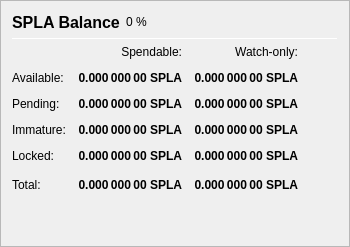
                   <widget class="QFrame" name="frame_Balances">
                    <property name="frameShape">
                     <enum>QFrame::StyledPanel</enum>
                    </property>
                    <property name="frameShadow">
                     <enum>QFrame::Raised</enum>
                    </property>
                    <layout class="QVBoxLayout" name="verticalLayout_4">
                     <item>
                      <layout class="QHBoxLayout" name="horizontalLayout_4">
                       <item>
                        <widget class="QLabel" name="label_5">
                         <property name="minimumSize">
                          <size>
                           <width>0</width>
                           <height>20</height>
                          </size>
                         </property>
                         <property name="font">
                          <font>
                           <pointsize>12</pointsize>
                           <weight>75</weight>
                           <bold>true</bold>
                          </font>
                         </property>
                         <property name="text">
                          <string>SPLA Balance</string>
                         </property>
                        </widget>
                       </item>
                       <item>
                        <widget class="QLabel" name="labelSPLAPercent">
                         <property name="text">
                          <string notr="true">0 %</string>
                         </property>
                        </widget>
                       </item>
                       <item>
                        <spacer name="horizontalSpacer_3">
                         <property name="orientation">
                          <enum>Qt::Horizontal</enum>
                         </property>
                         <property name="sizeHint" stdset="0">
                          <size>
                           <width>40</width>
                           <height>20</height>
                          </size>
                         </property>
                        </spacer>
                       </item>
                      </layout>
                     </item>
                     <item>
                      <widget class="Line" name="line_Balance">
                       <property name="minimumSize">
                        <size>
                         <width>0</width>
                         <height>1</height>
                        </size>
                       </property>
                       <property name="maximumSize">
                        <size>
                         <width>16777215</width>
                         <height>1</height>
                        </size>
                       </property>
                       <property name="orientation">
                        <enum>Qt::Horizontal</enum>
                       </property>
                      </widget>
                     </item>
                     <item>
                      <layout class="QGridLayout" name="gridLayout">
                       <property name="spacing">
                        <number>12</number>
                       </property>
                       <item row="0" column="1">
                        <widget class="QLabel" name="labelSpendable">
                         <property name="text">
                          <string>Spendable:</string>
                         </property>
                         <property name="alignment">
                          <set>Qt::AlignRight|Qt::AlignTrailing|Qt::AlignVCenter</set>
                         </property>
                        </widget>
                       </item>
                       <item row="0" column="2">
                        <widget class="QLabel" name="labelWatchonly">
                         <property name="text">
                          <string>Watch-only:</string>
                         </property>
                         <property name="alignment">
                          <set>Qt::AlignRight|Qt::AlignTrailing|Qt::AlignVCenter</set>
                         </property>
                        </widget>
                       </item>
                       <item row="1" column="0">
                        <widget class="QLabel" name="labelBalanceText">
                         <property name="text">
                          <string>Available:</string>
                         </property>
                        </widget>
                       </item>
                       <item row="1" column="1">
                        <widget class="QLabel" name="labelBalance">
                         <property name="font">
                          <font>
                           <weight>75</weight>
                           <bold>true</bold>
                          </font>
                         </property>
                         <property name="cursor">
                          <cursorShape>IBeamCursor</cursorShape>
                         </property>
                         <property name="toolTip">
                          <string>Your current spendable balance</string>
                         </property>
                         <property name="text">
                          <string notr="true">0.000 000 00 SPLA</string>
                         </property>
                         <property name="alignment">
                          <set>Qt::AlignRight|Qt::AlignTrailing|Qt::AlignVCenter</set>
                         </property>
                         <property name="textInteractionFlags">
                          <set>Qt::LinksAccessibleByMouse|Qt::TextSelectableByKeyboard|Qt::TextSelectableByMouse</set>
                         </property>
                        </widget>
                       </item>
                       <item row="1" column="2">
                        <widget class="QLabel" name="labelWatchAvailable">
                         <property name="font">
                          <font>
                           <weight>75</weight>
                           <bold>true</bold>
                          </font>
                         </property>
                         <property name="cursor">
                          <cursorShape>IBeamCursor</cursorShape>
                         </property>
                         <property name="toolTip">
                          <string>Your current balance in watch-only addresses</string>
                         </property>
                         <property name="text">
                          <string notr="true">0.000 000 00 SPLA</string>
                         </property>
                         <property name="alignment">
                          <set>Qt::AlignRight|Qt::AlignTrailing|Qt::AlignVCenter</set>
                         </property>
                         <property name="textInteractionFlags">
                          <set>Qt::LinksAccessibleByMouse|Qt::TextSelectableByKeyboard|Qt::TextSelectableByMouse</set>
                         </property>
                        </widget>
                       </item>
                       <item row="2" column="0">
                        <widget class="QLabel" name="labelPendingText">
                         <property name="text">
                          <string>Pending:</string>
                         </property>
                        </widget>
                       </item>
                       <item row="2" column="1">
                        <widget class="QLabel" name="labelUnconfirmed">
                         <property name="font">
                          <font>
                           <weight>75</weight>
                           <bold>true</bold>
                          </font>
                         </property>
                         <property name="cursor">
                          <cursorShape>IBeamCursor</cursorShape>
                         </property>
                         <property name="toolTip">
                          <string>Total of transactions that have yet to be confirmed, and do not yet count toward the spendable balance</string>
                         </property>
                         <property name="text">
                          <string notr="true">0.000 000 00 SPLA</string>
                         </property>
                         <property name="alignment">
                          <set>Qt::AlignRight|Qt::AlignTrailing|Qt::AlignVCenter</set>
                         </property>
                         <property name="textInteractionFlags">
                          <set>Qt::LinksAccessibleByMouse|Qt::TextSelectableByKeyboard|Qt::TextSelectableByMouse</set>
                         </property>
                        </widget>
                       </item>
                       <item row="2" column="2">
                        <widget class="QLabel" name="labelWatchPending">
                         <property name="font">
                          <font>
                           <weight>75</weight>
                           <bold>true</bold>
                          </font>
                         </property>
                         <property name="cursor">
                          <cursorShape>IBeamCursor</cursorShape>
                         </property>
                         <property name="toolTip">
                          <string>Unconfirmed transactions to watch-only addresses</string>
                         </property>
                         <property name="text">
                          <string notr="true">0.000 000 00 SPLA</string>
                         </property>
                         <property name="alignment">
                          <set>Qt::AlignRight|Qt::AlignTrailing|Qt::AlignVCenter</set>
                         </property>
                         <property name="textInteractionFlags">
                          <set>Qt::LinksAccessibleByMouse|Qt::TextSelectableByKeyboard|Qt::TextSelectableByMouse</set>
                         </property>
                        </widget>
                       </item>
                       <item row="3" column="0">
                        <widget class="QLabel" name="labelImmatureText">
                         <property name="text">
                          <string>Immature:</string>
                         </property>
                        </widget>
                       </item>
                       <item row="3" column="1">
                        <widget class="QLabel" name="labelImmature">
                         <property name="font">
                          <font>
                           <weight>75</weight>
                           <bold>true</bold>
                          </font>
                         </property>
                         <property name="cursor">
                          <cursorShape>IBeamCursor</cursorShape>
                         </property>
                         <property name="toolTip">
                          <string>Staked or masternode rewards that has not yet matured</string>
                         </property>
                         <property name="text">
                          <string notr="true">0.000 000 00 SPLA</string>
                         </property>
                         <property name="alignment">
                          <set>Qt::AlignRight|Qt::AlignTrailing|Qt::AlignVCenter</set>
                         </property>
                         <property name="textInteractionFlags">
                          <set>Qt::LinksAccessibleByMouse|Qt::TextSelectableByKeyboard|Qt::TextSelectableByMouse</set>
                         </property>
                        </widget>
                       </item>
                       <item row="3" column="2">
                        <widget class="QLabel" name="labelWatchImmature">
                         <property name="font">
                          <font>
                           <weight>75</weight>
                           <bold>true</bold>
                          </font>
                         </property>
                         <property name="cursor">
                          <cursorShape>IBeamCursor</cursorShape>
                         </property>
                         <property name="toolTip">
                          <string>Staked or masternode rewards in watch-only addresses that has not yet matured</string>
                         </property>
                         <property name="text">
                          <string notr="true">0.000 000 00 SPLA</string>
                         </property>
                         <property name="alignment">
                          <set>Qt::AlignRight|Qt::AlignTrailing|Qt::AlignVCenter</set>
                         </property>
                         <property name="textInteractionFlags">
                          <set>Qt::LinksAccessibleByMouse|Qt::TextSelectableByKeyboard|Qt::TextSelectableByMouse</set>
                         </property>
                        </widget>
                       </item>
                       <item row="4" column="0">
                        <widget class="QLabel" name="labelLockedBalanceText">
                         <property name="toolTip">
                          <string>Locked SPLA or Masternode collaterals. These are excluded from zSPLA minting.</string>
                         </property>
                         <property name="text">
                          <string>Locked:</string>
                         </property>
                        </widget>
                       </item>
                       <item row="4" column="1">
                        <widget class="QLabel" name="labelLockedBalance">
                         <property name="font">
                          <font>
                           <weight>75</weight>
                           <bold>true</bold>
                          </font>
                         </property>
                         <property name="cursor">
                          <cursorShape>IBeamCursor</cursorShape>
                         </property>
                         <property name="toolTip">
                          <string>Locked SPLA or Masternode collaterals. These are excluded from zSPLA minting.</string>
                         </property>
                         <property name="text">
                          <string notr="true">0.000 000 00 SPLA</string>
                         </property>
                         <property name="alignment">
                          <set>Qt::AlignRight|Qt::AlignTrailing|Qt::AlignVCenter</set>
                         </property>
                         <property name="textInteractionFlags">
                          <set>Qt::LinksAccessibleByMouse|Qt::TextSelectableByKeyboard|Qt::TextSelectableByMouse</set>
                         </property>
                        </widget>
                       </item>
                       <item row="4" column="2">
                        <widget class="QLabel" name="labelWatchLocked">
                         <property name="font">
                          <font>
                           <weight>75</weight>
                           <bold>true</bold>
                          </font>
                         </property>
                         <property name="cursor">
                          <cursorShape>IBeamCursor</cursorShape>
                         </property>
                         <property name="toolTip">
                          <string>Current locked balance in watch-only addresses</string>
                         </property>
                         <property name="text">
                          <string notr="true">0.000 000 00 SPLA</string>
                         </property>
                         <property name="alignment">
                          <set>Qt::AlignRight|Qt::AlignTrailing|Qt::AlignVCenter</set>
                         </property>
                         <property name="textInteractionFlags">
                          <set>Qt::LinksAccessibleByMouse|Qt::TextSelectableByKeyboard|Qt::TextSelectableByMouse</set>
                         </property>
                        </widget>
                       </item>
                       <item row="5" column="0">
                        <widget class="QLabel" name="labelTotalText">
                         <property name="toolTip">
                          <string>Your current SPLASHFARMS balance, unconfirmed and immature transactions included</string>
                         </property>
                         <property name="text">
                          <string>Total:</string>
                         </property>
                        </widget>
                       </item>
                       <item row="5" column="1">
                        <widget class="QLabel" name="labelTotal">
                         <property name="font">
                          <font>
                           <weight>75</weight>
                           <bold>true</bold>
                          </font>
                         </property>
                         <property name="cursor">
                          <cursorShape>IBeamCursor</cursorShape>
                         </property>
                         <property name="toolTip">
                          <string>Your current SPLASHFARMS balance, unconfirmed and immature transactions included</string>
                         </property>
                         <property name="text">
                          <string notr="true">0.000 000 00 SPLA</string>
                         </property>
                         <property name="alignment">
                          <set>Qt::AlignRight|Qt::AlignTrailing|Qt::AlignVCenter</set>
                         </property>
                         <property name="textInteractionFlags">
                          <set>Qt::LinksAccessibleByMouse|Qt::TextSelectableByKeyboard|Qt::TextSelectableByMouse</set>
                         </property>
                        </widget>
                       </item>
                       <item row="5" column="2">
                        <widget class="QLabel" name="labelWatchTotal">
                         <property name="font">
                          <font>
                           <weight>75</weight>
                           <bold>true</bold>
                          </font>
                         </property>
                         <property name="cursor">
                          <cursorShape>IBeamCursor</cursorShape>
                         </property>
                         <property name="toolTip">
                          <string>Current total balance in watch-only addresses</string>
                         </property>
                         <property name="text">
                          <string notr="true">0.000 000 00 SPLA</string>
                         </property>
                         <property name="alignment">
                          <set>Qt::AlignRight|Qt::AlignTrailing|Qt::AlignVCenter</set>
                         </property>
                         <property name="textInteractionFlags">
                          <set>Qt::LinksAccessibleByMouse|Qt::TextSelectableByKeyboard|Qt::TextSelectableByMouse</set>
                         </property>
                        </widget>
                       </item>
                       <item row="5" column="3">
                        <spacer name="horizontalSpacer_9">
                         <property name="orientation">
                          <enum>Qt::Horizontal</enum>
                         </property>
                         <property name="sizeHint" stdset="0">
                          <size>
                           <width>40</width>
                           <height>20</height>
                          </size>
                         </property>
                        </spacer>
                       </item>
                      </layout>
                     </item>
                     <item>
                      <spacer name="verticalSpacer_3">
                       <property name="orientation">
                        <enum>Qt::Vertical</enum>
                       </property>
                       <property name="sizeHint" stdset="0">
                        <size>
                         <width>20</width>
                         <height>40</height>
                        </size>
                       </property>
                      </spacer>
                     </item>
                    </layout>
                   </widget>
